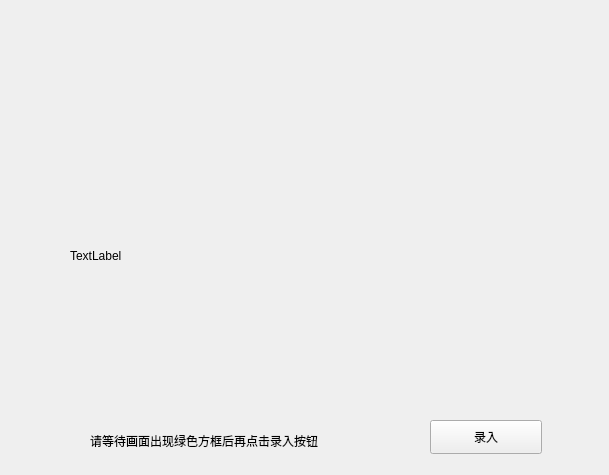
<?xml version="1.0" encoding="UTF-8"?>
<ui version="4.0">
 <class>Form</class>
 <widget class="QWidget" name="Form">
  <property name="geometry">
   <rect>
    <x>0</x>
    <y>0</y>
    <width>609</width>
    <height>475</height>
   </rect>
  </property>
  <property name="windowTitle">
   <string>Form</string>
  </property>
  <widget class="QLabel" name="label_img">
   <property name="geometry">
    <rect>
     <x>70</x>
     <y>100</y>
     <width>511</width>
     <height>311</height>
    </rect>
   </property>
   <property name="text">
    <string>TextLabel</string>
   </property>
  </widget>
  <widget class="QPushButton" name="pushButton">
   <property name="geometry">
    <rect>
     <x>430</x>
     <y>420</y>
     <width>112</width>
     <height>34</height>
    </rect>
   </property>
   <property name="text">
    <string>录入</string>
   </property>
  </widget>
  <widget class="QLabel" name="label">
   <property name="geometry">
    <rect>
     <x>90</x>
     <y>420</y>
     <width>311</width>
     <height>41</height>
    </rect>
   </property>
   <property name="text">
    <string>请等待画面出现绿色方框后再点击录入按钮</string>
   </property>
  </widget>
 </widget>
 <resources/>
 <connections>
  <connection>
   <sender>pushButton</sender>
   <signal>clicked()</signal>
   <receiver>Form</receiver>
   <slot>camera()</slot>
   <hints>
    <hint type="sourcelabel">
     <x>251</x>
     <y>167</y>
    </hint>
    <hint type="destinationlabel">
     <x>353</x>
     <y>287</y>
    </hint>
   </hints>
  </connection>
  <connection>
   <sender>pushButton</sender>
   <signal>clicked()</signal>
   <receiver>Form</receiver>
   <slot>showCamera()</slot>
   <hints>
    <hint type="sourcelabel">
     <x>319</x>
     <y>409</y>
    </hint>
    <hint type="destinationlabel">
     <x>500</x>
     <y>408</y>
    </hint>
   </hints>
  </connection>
 </connections>
 <slots>
  <slot>showCamera()</slot>
 </slots>
</ui>
